Frame 1 (no input): blank canvas, image omitted
Frame 60 (no input): blank canvas, image omitted
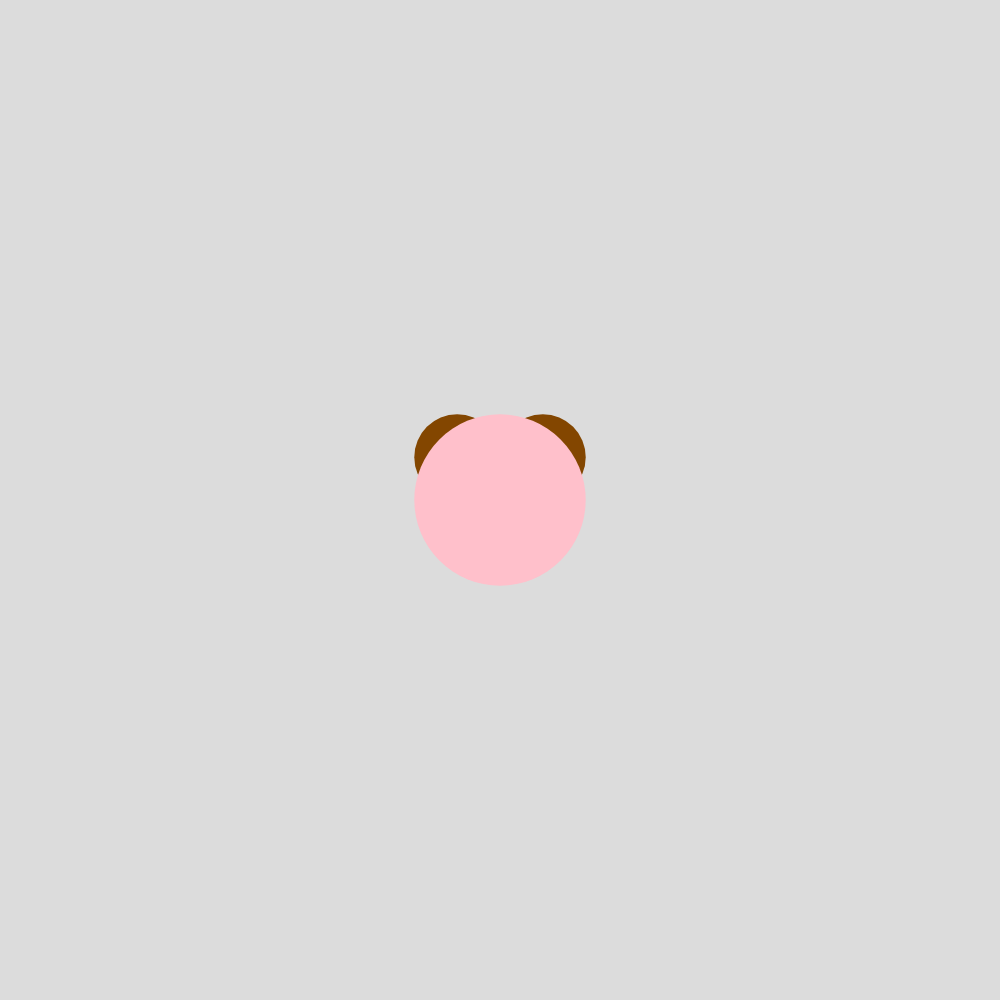
Frame 120 (the mouse pressed at the canvas centre since frame 60)

The p5.js sketch whose frames 1 and 60 were blank and that drew this single picture after the mouse press (run headless with seeded random() and noise() and a simulated clock; from frame 60 on, the mouse is pressed at the canvas centre):

// p5.js sketch
// ── sketch.js
function setup() {
  createCanvas(1000, 1000);
  background(220);
}

function draw() {


}
 function mousePressed(){
  let ears;
  ears=random(100,50);
  drawMouse(mouseX,mouseY, ears);
 }

function drawMouse(x,y, ear){

  fill(random(100,250),(50,70),0);
  noStroke();
  ellipse(x+ear/2,y-ear/2,ear);
  ellipse(x-ear/2,y-ear/2,ear);
  fill("pink");
  ellipse(x,y, ear*2);
  
}
